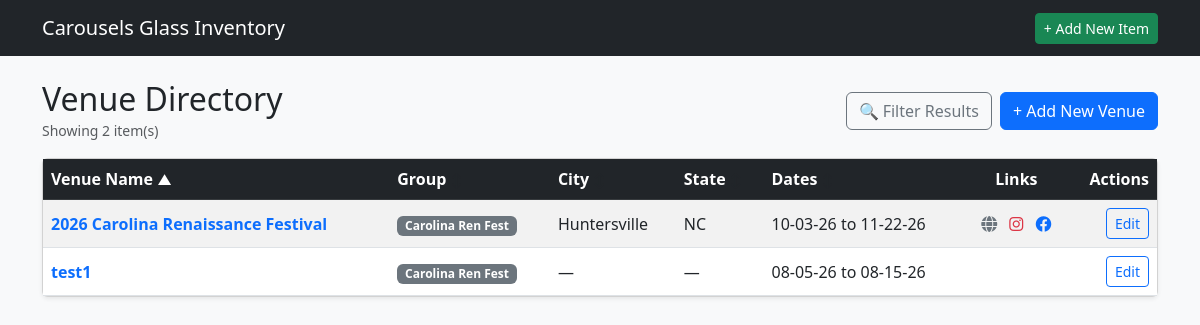
Page /venues on the earlier database version.
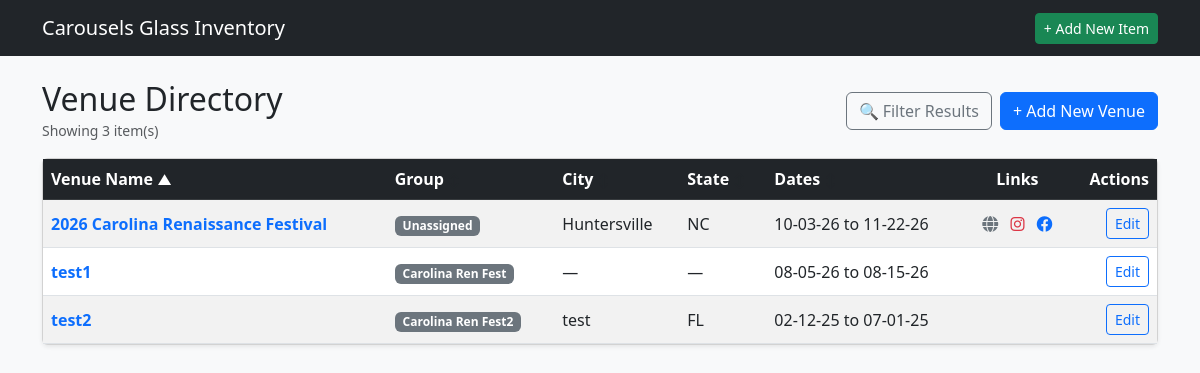
Same page on the later database version.
### tables this page shows
CREATE TABLE VENUE (

    VENUEID INTEGER PRIMARY KEY AUTOINCREMENT,	--Auto Venue ID
    VENNAME TEXT,				--Venue Name
    VENGRP TEXT,				--Venue Group
    VENNOTE TEXT,				--Notes about Venue
    VENLOGO TEXT,				--Logo of Venue
    VENIMG TEXT,				--Image of Venue
    VSTREET1 TEXT,				--Venue Address 1
    VSTREET2 TEXT,				--Venue Address 2
    VCITY TEXT,					--Venue City
    VSTATE TEXT,				--Venue State
    VZIP TEXT,					--Venue Zip Code
    VURL TEXT,					--URL to Venue page
    VINSTA TEXT,				--Link to Venue Instagram
    VFB TEXT,					--Link to Venue Facebook
    VCONNAME TEXT,				--Venue Contact Name
    VCONPHN TEXT,				--Venue Contact Phone number
    VCONEMAIL TEXT,				--Venue Contact E-mail
    VCONNOTE TEXT,				--Notes about Venue Contact
    VENDLINE TEXT,				--Venue Application Deadline
    VCAMPAVA INTEGER,				--Venue Camping Avalibility Bool
    VCAMPED INTEGER,				--Venue Camped at location Bool
    VCAMPFEE NUMERIC,				--Venue Camping Fee
    VCAMPNT TEXT,				--Venue Camping Notes
    VFEES NUMERIC,				--Venue Vendor Fees
    VFEENOTE TEXT,				--Venue Fee Notes
    VENUELOC TEXT,				--Venue Additional Location Information
    VMULTI INTEGER,				--Venue Multi Weekend Boolean
    VSDATE TEXT,				--Venue Start Date
    VEDATE TEXT,				--Venue End Date
    VM INTEGER, VMST TEXT, VMET TEXT,		--Venue Monday Boolean, Monday Start Time, Monday End time
    VTE INTEGER, VTST TEXT, VTET TEXT,		--Venue Tuesday Boolean, Tuesday Start Time, Tuesday End time
    VW INTEGER, VWST TEXT, VWET TEXT,		--Venue Wednesday Boolean, Wednesday Start Time, Wednesday End time
    VR INTEGER, VRST TEXT, VRET TEXT,		--Venue Thursday Boolean, Thursday Start Time, Thursday End time
    VF INTEGER, VFST TEXT, VFET TEXT,		--Venue Friday Boolean, Friday Start Time, Friday End time
    VST INTEGER, VSTST TEXT, VSTET TEXT,	--Venue Satday Boolean, Satday Start Time, Satday End time
    VSN INTEGER, VSNST TEXT, VSNET TEXT,	--Venue Sunday Boolean, Sunday Start Time, Sunday End time
    ISACTIVE INTEGER,				--Is Active Boolean

    FOREIGN KEY (VENGRP) REFERENCES VGP(VENGRP) ON DELETE SET NULL ON UPDATE CASCADE


);

### app.py (the view)
@app.route('/venues')
def list_venues():
    db = get_db()
    sort_by = request.args.get('sort_by', 'VENNAME')
    order = request.args.get('order', 'asc').lower()
    if order not in ['asc', 'desc']:
        order = 'asc'
    q = request.args.get('q', '').strip()
    ven_grp = request.args.get('ven_grp', '').strip()
    app_start = request.args.get('app_start', '').strip()
    app_end = request.args.get('app_end', '').strip()
    state = request.args.get('state', '').strip()  # Replaced camping with state
    min_fee = request.args.get('min_fee', '').strip()
    max_fee = request.args.get('max_fee', '').strip()
    multi_wknd = request.args.get('multi_wknd', '').strip()
    occ_start = request.args.get('occ_start', '').strip()
    occ_end = request.args.get('occ_end', '').strip()
    is_active = request.args.get('is_active', '1').strip()
    year = request.args.get('year', '').strip()
    allowed_sorts = {
        'VENNAME': 'v.VENNAME',
        'VENGRP': 'v.VENGRP',
        'VCITY': 'v.VCITY',
        'VENSTATE': 'v.VENSTATE',
        'VENSDATE': 'v.VENSDATE',
        'VFEES': 'v.VFEES',
        'VENDLINE': 'v.VENDLINE'
    }
    sort_column = allowed_sorts.get(sort_by, 'v.VENNAME')
    where_clauses = []
    params = []
    if is_active != 'all':
        where_clauses.append("v.ISACTIVE = ?")
        params.append(1 if is_active == '1' else 0)
    if q:
        where_clauses.append("(v.VENNAME LIKE ? OR v.VENNOTE LIKE ? OR v.VCITY LIKE ?)")
        params.extend([f"%{q}%", f"%{q}%", f"%{q}%"])
    if ven_grp:
        where_clauses.append("v.VENGRP = ?")
        params.append(ven_grp)
    if app_start:
        where_clauses.append("v.VENDLINE >= ?")
        params.append(app_start)
    if app_end:
        where_clauses.append("v.VENDLINE <= ?")
        params.append(app_end)
    if state:
        where_clauses.append("v.VSTATE = ?")
        params.append(state)
    if min_fee:
        where_clauses.append("v.VFEES >= ?")
        params.append(min_fee)
    if max_fee:
        where_clauses.append("v.VFEES <= ?")
        params.append(max_fee)
    if multi_wknd:
        where_clauses.append("v.VMULTI = ?")
        params.append(multi_wknd)
    if occ_start and occ_end:
        where_clauses.append("v.VSDATE <= ? AND v.VEDATE >= ?")
        params.extend([occ_end, occ_start])
    elif occ_start:
        where_clauses.append("v.VEDATE >= ?")
        params.append(occ_start)
    elif occ_end:
        where_clauses.append("v.VSDATE <= ?")
        params.append(occ_end)
    if year:
        where_clauses.append("strftime('%Y', v.VSDATE) = ?")
        params.append(year)
    where_sql = f"WHERE {' AND '.join(where_clauses)}" if where_clauses else ""
    query = f"""

        SELECT v.*

        FROM VENUE v

        {where_sql}

        ORDER BY {sort_column} {order.upper()}

    """
    venues = db.execute(query, params).fetchall()
    venue_groups = db.execute("SELECT DISTINCT VENGRP FROM VENUE WHERE VENGRP IS NOT NULL AND VENGRP != '' ORDER BY VENGRP").fetchall()
    venue_states = [row[0] for row in db.execute("SELECT DISTINCT VSTATE FROM VENUE WHERE VSTATE IS NOT NULL AND VSTATE != '' ORDER BY VSTATE").fetchall() if row[0]]
    available_years = [row[0] for row in db.execute("SELECT DISTINCT strftime('%Y', VSDATE) FROM VENUE WHERE VSDATE IS NOT NULL ORDER BY VSDATE DESC").fetchall() if row[0]]
    return render_template(
        'venue_list.html',
        venues=venues,
        venue_groups=venue_groups,
        venue_states=venue_states,
        available_years=available_years,
        current_sort=sort_by,
        current_order=order,
        filters={
            'q': q,
            'ven_grp': ven_grp,
            'app_start': app_start,
            'app_end': app_end,
            'state': state,  # Replaced camping with state
            'min_fee': min_fee,
            'max_fee': max_fee,
            'multi_wknd': multi_wknd,
            'occ_start': occ_start,
            'occ_end': occ_end,
            'is_active': is_active,
            'year': year
        }
    )

### app.py (called while the page is built)
@app.template_filter('datetimeformat')
def datetimeformat(value, format='%m-%d-%y'):
    if not value:
        return ""
    if isinstance(value, str):
        for fmt in ('%Y-%m-%d', '%Y-%m-%d %H:%M:%S', '%m-%d-%y'):
            try:
                dt = datetime.strptime(value.split('T')[0], fmt if fmt != '%Y-%m-%d' else '%Y-%m-%d')
                return dt.strftime(format)
            except ValueError:
                continue
    return value

def get_db():
    conn = sqlite3.connect(DATABASE)
    conn.row_factory = sqlite3.Row
    conn.execute("PRAGMA foreign_keys = ON;")
    return conn

### templates/venue_list.html (shortened to what this page needs)
{% extends 'base.html' %}
{% block content %}
<div class="d-flex justify-content-between align-items-center mb-3">
    <div>
        <h2 class="mb-0">Venue Directory</h2>
        <small class="text-muted">Showing {{ venues|length }} item(s)</small>
    </div>
    <div class="d-flex gap-2">
        <button type="button" class="btn btn-outline-secondary d-flex align-items-center gap-1" data-bs-toggle="modal" data-bs-target="#filterModal">
            🔍 Filter Results
        </button>
        <a href="{{ url_for('create_venue') }}" class="btn btn-primary">+ Add New Venue</a>
    </div>
</div>
{% macro sort_header(col_key, label) %}
    {% set new_order = 'desc' if current_sort == col_key and current_order == 'asc' else 'asc' %}
    <a href="{{ url_for('list_venues', sort_by=col_key, order=new_order, **filters) }}" class="text-white text-decoration-none d-block">
        {{ label }}
        {% if current_sort == col_key %}
            <small>{{ '▲' if current_order == 'asc' else '▼' }}</small>
        {% else %}
            <small class="text-muted" style="opacity: 0.4;">↕</small>
        {% endif %}
    </a>
{% endmacro %}
<div class="card shadow-sm">
    <div class="card-body p-0">
        <table class="table table-striped table-hover mb-0 align-middle">
            <thead class="table-dark">
                <tr>
                    <th>{{ sort_header('VENNAME', 'Venue Name') }}</th>
                    <th>{{ sort_header('VENGRP', 'Group') }}</th>
                    <th>{{ sort_header('VCITY', 'City') }}</th>
                    <th>{{ sort_header('VENSTATE', 'State') }}</th>
                    <th>{{ sort_header('VENSDATE', 'Dates') }}</th>
                    <th class="text-center">Links</th>
                    <th class="text-end">Actions</th>
                </tr>
            </thead>
            <tbody>
                {% for venue in venues %}
                <tr>
                    <td>
                        <a href="{{ url_for('venue_detail', venue_id=venue.VENUEID) }}" class="fw-bold text-decoration-none text-primary">
                            {{ venue.VENNAME }}
                        </a>
                    </td>
                    <td><span class="badge bg-secondary">{{ venue.VENGRP or 'Unassigned' }}</span></td>
                    <td>{{ venue.VCITY or '—' }}</td>
                    <td>{{ venue.VSTATE or '—' }}</td>
                    <td>
                        {% if venue.VSDATE %}
                            {{ venue.VSDATE | datetimeformat('%m-%d-%y') if venue.VSDATE is string and venue.VSDATE|length >= 10 else venue.VSDATE }}
                        {% else %}
                            —
                        {% endif %}
                        {% if venue.VEDATE %}
                            to {{ venue.VEDATE | datetimeformat('%m-%d-%y') if venue.VEDATE is string and venue.VEDATE|length >= 10 else venue.VEDATE }}
                        {% endif %}
                    </td>
                    <td class="text-center">
                        {% if venue.VURL %}
                            <a href="{{ venue.VURL }}" target="_blank" title="Website" class="me-2 text-decoration-none text-secondary">
                                <i class="fas fa-globe"></i>
                            </a>
                        {% endif %}
                        {% if venue.VINSTA %}
                            <a href="{{ venue.VINSTA }}" target="_blank" title="Instagram" class="me-2 text-decoration-none text-danger">
                                <i class="fab fa-instagram"></i>
                            </a>
                        {% endif %}
                        {% if venue.VFB %}
                            <a href="{{ venue.VFB }}" target="_blank" title="Facebook" class="text-decoration-none text-primary">
                                <i class="fab fa-facebook"></i>
                            </a>
                        {% endif %}
                    </td>
                    <td class="text-end">
                        <a href="{{ url_for('edit_venue', venue_id=venue.VENUEID) }}" class="btn btn-sm btn-outline-primary">Edit</a>
                    </td>
                </tr>
                {% endfor %}
            </tbody>
        </table>
    </div>
</div>
{% endblock %}

### templates/base.html (shortened to what this page needs)
<!DOCTYPE html>
<html lang="en">
<head>
    <link href="https://cdn.jsdelivr.net/npm/bootstrap@5.3.0/dist/css/bootstrap.min.css" rel="stylesheet">
    <link rel="stylesheet" href="https://cdnjs.cloudflare.com/ajax/libs/font-awesome/6.4.0/css/all.min.css">
</head>
<body class="bg-light">
    <nav class="navbar navbar-expand-lg navbar-dark bg-dark mb-4">
        <div class="container">
            <a class="navbar-brand" href="{{ url_for('index') }}">Carousels Glass Inventory</a>
            <div>
                <a href="{{ url_for('create_item') }}" class="btn btn-success btn-sm">+ Add New Item</a>
            </div>
        </div>
    </nav>
    <div class="container">
        {% block content %}{% endblock %}
    </div>
</body>
</html>

Differences in the rows shown:
changed VENUE "2026 Carolina Renaissance Festival": VENGRP "Carolina Ren Fest" → "Unassigned"
added VENUE: VENNAME "test2", VENGRP "Carolina Ren Fest2", VCITY "test", VSTATE "FL", VSDATE|length "02-12-25", VEDATE|length "07-01-25"
Other differences:
{{ venues|length }}: "2" → "3"
